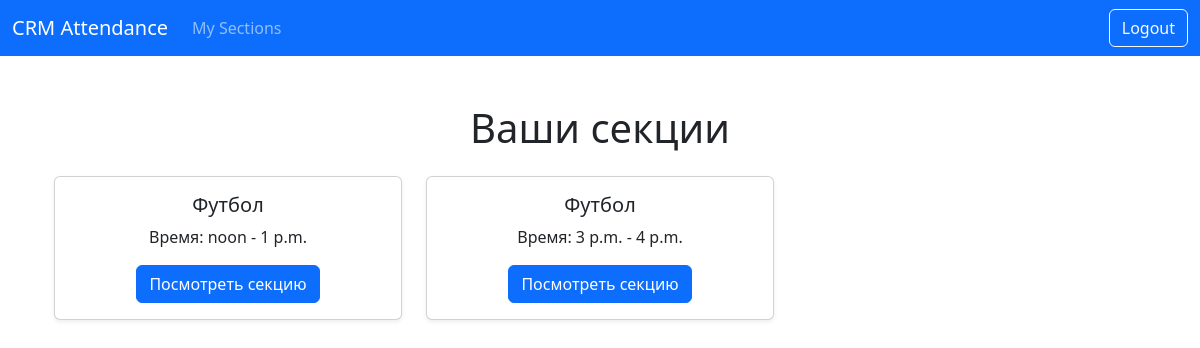
The app's page /dashboard/ (signed in) with its own data.
### attendance/models.py (models this page shows, shortened)
class SectionTime(models.Model):
    section = models.ForeignKey(Section, on_delete=models.CASCADE)
    start_time = models.TimeField()
    end_time = models.TimeField()

class Section(models.Model):
    name = models.CharField(max_length=100)
    coach = models.ForeignKey(CustomUser, on_delete=models.SET_NULL, null=True, limit_choices_to={'is_coach': True})

### attendance/views.py (the view)
# urls.py: path('dashboard/', views.dashboard, name='dashboard'),
@login_required
def dashboard(request):
    if request.user.is_coach:
        section_times = SectionTime.objects.filter(section__coach=request.user)
        return render(request, 'attendance/coach_dashboard.html', {'section_times': section_times})
    elif request.user.is_student:
        student_sections = StudentSectionTime.objects.filter(student=request.user)
        section_times = [student_section.section_time for student_section in student_sections]
        return render(request, 'attendance/student_dashboard.html', {'section_times': section_times})
    else:
        return redirect('login')

### attendance/templates/attendance/coach_dashboard.html (shortened to what this page needs)
{% extends 'attendance/base.html' %}
{% block content %}
<div class="container mt-5">
    <h1 class="text-center mb-4">Ваши секции</h1>
    <div class="row">
        {% for section_time in section_times %}
        <div class="col-md-4">
            <div class="card shadow-sm mb-4">
                <div class="card-body text-center">
                    <h5 class="card-title">{{ section_time.section.name }}</h5>
                    <p class="card-text">Время: {{ section_time.start_time }} - {{ section_time.end_time }}</p>
                    <a href="{% url 'section_detail' section_time.id %}" class="btn btn-primary">Посмотреть секцию</a>
                </div>
            </div>
        </div>
        {% endfor %}
    </div>
</div>
{% endblock %}

### records on screen
SectionTime: section.name "Футбол", start_time "noon", end_time "1 p.m."
SectionTime: section.name "Футбол", start_time "3 p.m.", end_time "4 p.m."
